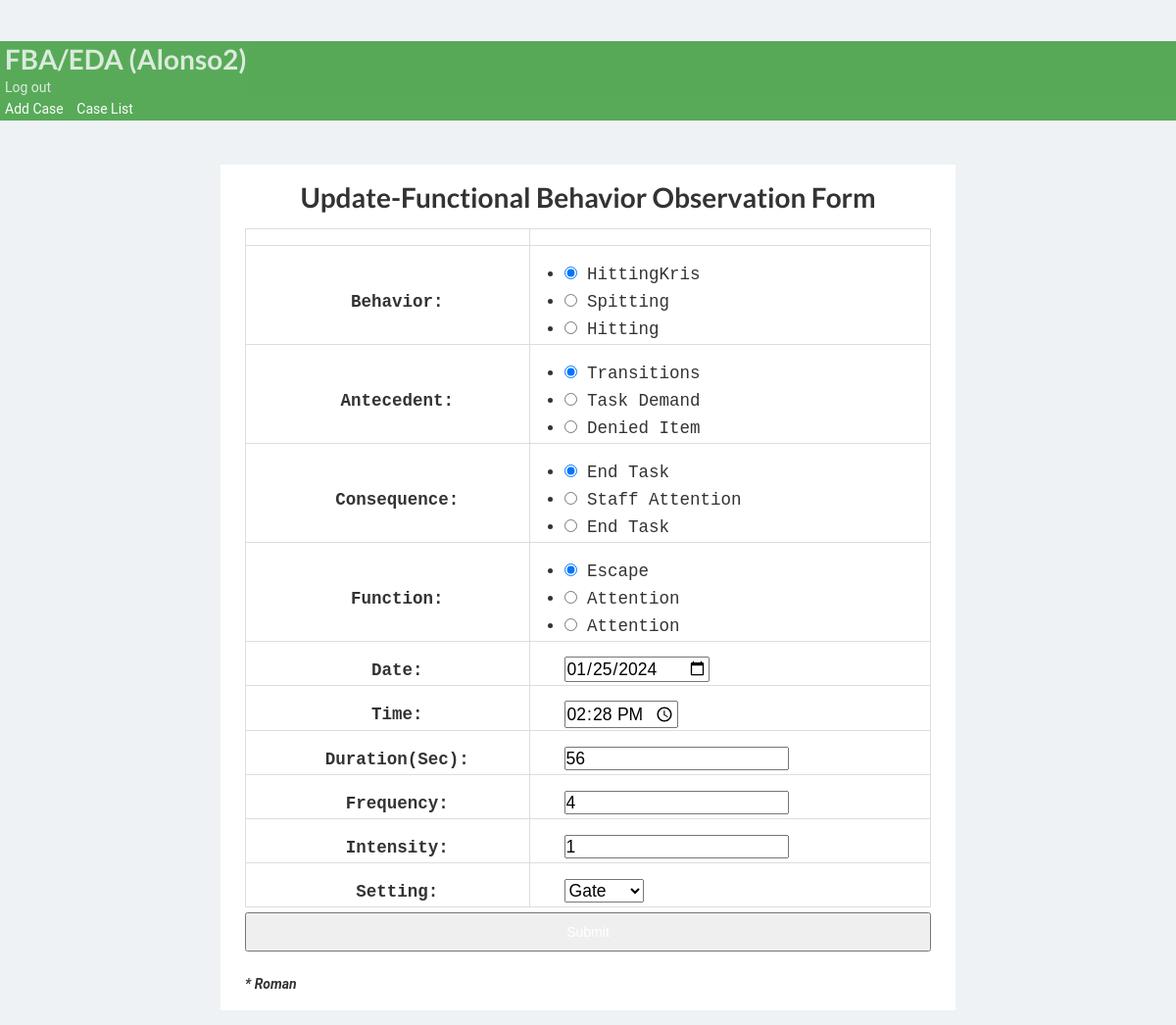
Page /updatepost/10/1/ (signed in) on the committed database.
### bip/models.py (models this page shows, shortened)
class CustomUser(AbstractUser):
    bio = models.CharField(max_length=20, blank=True, null=True, verbose_name='Occupation')

class Case(models.Model):
        student= models.ForeignKey(Student,on_delete=models.CASCADE)
        behavior = models.ForeignKey(Behavior, on_delete=models.CASCADE)
        user = models.ForeignKey(CustomUser, on_delete=models.CASCADE, default=None)
        anticedent = models.ForeignKey(Anticedent,on_delete=models.CASCADE, verbose_name='Antecedent')
        function = models.ForeignKey(Function,on_delete=models.CASCADE)
        consequence = models.ForeignKey(Consequence,on_delete=models.CASCADE)
        enviroment = models.ForeignKey(Enviroment,on_delete=models.CASCADE, null=True, blank=True, verbose_name='Setting')
        date_created = models.DateField(null=True, blank=True, default=timezone.now, verbose_name='Date')
        duration = models.PositiveIntegerField(null=True, blank=True, verbose_name='Duration(Sec)')
        time = models.TimeField(null=True, blank=True)
        frequency = models.PositiveIntegerField(null=True, blank=True,  default=1, verbose_name='Frequency')
        intensity = models.PositiveIntegerField(null=True, blank=True,  default=1, validators=[
            MinValueValidator(1, message='Intensity must be at least 1(Mild).'),
            MaxValueValidator(3, message='Intensity options are 1(Mild), 2(Moderate),and 3(Severe).')
        ],
        verbose_name='Intensity')
        class Meta:
            ordering = ['-date_created']
        def __str__(self):
          return str(self.student)

class Student(models.Model):
        studentname= models.CharField(max_length=30,verbose_name= 'Name', null=True, blank=True)
        slug = models.SlugField(max_length=150,null=False,unique=False,blank=False,
        verbose_name=("Unique Identifier"),
        help_text=(
            "*Unique Identification allows another to use FBO form if provided by you only"
        ),
    )
        user_student = models.ForeignKey(CustomUser, on_delete=models.CASCADE,  default=None,related_name="postts")
        def __str__(self):
          return str(self.studentname)

### bip/views.py (the view)
# urls.py: path('updatepost/<int:pk>/<int:student_id>/', views.updatePost, name='updatepost'),
@login_required
def updatePost(request, pk,student_id ):
    student_post = Case.objects.get(id=pk, student_id= student_id)
    form = BehaviorForm(instance=student_post)
    behaivorpest = Behavior.objects.filter(student_id=student_id)
    anticedentpest = Anticedent.objects.filter(student_id=student_id)
    functionpest = Function.objects.filter(student_id=student_id)
    consequenceset = Consequence.objects.filter(student_id=student_id)
    enviromentset = Enviroment.objects.filter(student_id=student_id)
    if request.method == 'POST':
      form = BehaviorForm(request.POST, instance=student_post)
      if form.is_valid():
          instance = form.save(commit=False)
          instance.user = request.user
          instance.save()
          if is_case_manager(request.user):
                return redirect("bip:dashboard", student_post.student.id)
          elif is_data_entry(request.user):
                return redirect("bip:data_entry_input", student_post.student.id)
    else:
        form = BehaviorForm(instance=student_post)
        form.fields["behavior"].queryset=behaivorpest
        form.fields["anticedent"].queryset=anticedentpest
        form.fields["function"].queryset=functionpest
        form.fields["consequence"].queryset=consequenceset
        form.fields["enviroment"].queryset=enviromentset
    context = {'form':form,
            'student_post':student_post,
               }
    return render(request, "bip/update_post.html", context)

### bip/forms.py
class BehaviorForm(forms.ModelForm):
    class Meta():
        model = Case
        fields = ('behavior','anticedent','consequence','function','date_created','time','duration','frequency','intensity','enviroment')
        widgets = {
            'date_created': DateInput(),
            'behavior':forms.RadioSelect(),
            'anticedent':forms.RadioSelect(),
            'function':forms.RadioSelect(),
            'consequence':forms.RadioSelect(),
            'enviroment': forms.Select(),
            'time': forms.TimeInput(attrs={'placeholder': '12:00', 'type': 'time'}),
        }

### bip/context_processors.py (called while the page is built)
def user_context(request):
    user = get_user(request)
    return {'user': user}

### bip/models.py (called while the page is built)
        def __str__(self):
          return self.anticedentincident

        def __str__(self):
          return self.behaviorincident

        def __str__(self):
          return self.behaviorfunction

        def __str__(self):
          return self.behaviorconsequence

        def __str__(self):
            return self.behaviorenviroment or ''

### bip/templatetags/custom_filters.py (called while the page is built)
@register.filter(name='is_case_manager')
def is_case_manager(user):
    return user.groups.filter(name='CASE MANAGER').exists()

### bip/templates/bip/update_post.html (shortened to what this page needs)
{% extends 'partials/base.html' %}
{% load crispy_forms_tags %}
{% block content %}
<body>
  <div id="container" >
    <div class="form-wrap" >
      <h1>Update-Functional Behavior Observation Form</h1>
        <form method="POST" class"card p-3 mt-5"autocomnplete="off">
            <table border="3" class='center' style='font-family: Courier, monospace; font-size:125%'>
              <tr>
                  <th> {{ form }}</th>
              </tr>
            </table>
                <button type="submit" class="btn btn-success">Submit </button>
        </form>
            <br>
              <b><i>* {{student_post}}</i></b>
    </div>
  </div>
</body>
  {% endblock %}

### bip/templates/partials/nav.html (shortened to what this page needs)
{% load custom_filters %}
  <nav class="navbar navbar-dark ">
          <div class="navbar navbar-expand-lg">
                    {% if user.is_authenticated  %}
                    <div class="navbar-new">
                    <h1 class="logo"> <a class="colorwhite" href="">FBA/EDA ({{ user.username }})</a></h1>
          </div>
              <a class='colorwhite' class="nav-item nav-link" href="{% url 'bip:logout' %}"  >Log out</a>
          </div>
                 <div class="navbar-nav ml-auto">
                        {% if user|is_case_manager %}
              <a class="colorwhite" href="{% url 'bip:create_student' %}">Add Case</a>
              <a class="colorwhite" href="{% url 'bip:for_user' username=user.username %}">Case List</a>
                </div>
                {% endif %}
        {% endif %}
</nav>

### staticfiles/static_cdn/static_root/css/style.css (style rules this page uses)
body { background: white }
.navbar { opacity: 0.8; transition: 0.5s; background-color: #393 !important; color: #393; opacity: 0.8; transition: 0.5s; }
.navbar .colorwhite { color: white; ; text-decoration: none; padding: 5px; }
body { padding-top: 3rem; padding-bottom: 3rem; color: rgb(var(--bs-tertiary-color-rgb)); }

### rows in the picture
CustomUser: username "Alonso2"
Case: behavior_id "☑ Behavior: ☐ Spitting ☐ Hitting", anticedent_id "☑ Antecedent: ☐ Task Demand ☐ Denied Item", consequence_id "☑ Consequence: ☐ Staff Attention ☐ End Task", function_id "☑ Function: ☐ Attention ☐ Attention", date_created "01/25/2024", time "14:28:00", duration "56", frequency "4", intensity "1", enviroment "Gate", student.studentname "Roman"
